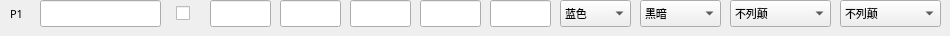
          <widget class="QWidget" name="widget_P1" native="true">
           <property name="sizePolicy">
            <sizepolicy hsizetype="Preferred" vsizetype="Fixed">
             <horstretch>0</horstretch>
             <verstretch>0</verstretch>
            </sizepolicy>
           </property>
           <property name="minimumSize">
            <size>
             <width>0</width>
             <height>30</height>
            </size>
           </property>
           <widget class="QCheckBox" name="check_P1_IsHuman">
            <property name="geometry">
             <rect>
              <x>176</x>
              <y>2</y>
              <width>21</width>
              <height>22</height>
             </rect>
            </property>
            <property name="font">
             <font>
              <family>微软雅黑</family>
              <pointsize>8</pointsize>
             </font>
            </property>
            <property name="text">
             <string/>
            </property>
           </widget>
           <widget class="QComboBox" name="combo_P1_StartAge">
            <property name="geometry">
             <rect>
              <x>640</x>
              <y>0</y>
              <width>81</width>
              <height>27</height>
             </rect>
            </property>
            <property name="font">
             <font>
              <family>微软雅黑</family>
              <pointsize>8</pointsize>
             </font>
            </property>
            <property name="currentIndex">
             <number>0</number>
            </property>
            <item>
             <property name="text">
              <string>黑暗</string>
             </property>
            </item>
            <item>
             <property name="text">
              <string>封建</string>
             </property>
            </item>
            <item>
             <property name="text">
              <string>城堡</string>
             </property>
            </item>
            <item>
             <property name="text">
              <string>帝王</string>
             </property>
            </item>
            <item>
             <property name="text">
              <string>后帝王</string>
             </property>
            </item>
           </widget>
           <widget class="QComboBox" name="combo_P1_Color">
            <property name="geometry">
             <rect>
              <x>560</x>
              <y>0</y>
              <width>71</width>
              <height>27</height>
             </rect>
            </property>
            <property name="font">
             <font>
              <family>微软雅黑</family>
              <pointsize>8</pointsize>
             </font>
            </property>
            <item>
             <property name="text">
              <string>蓝色</string>
             </property>
            </item>
            <item>
             <property name="text">
              <string>红色</string>
             </property>
            </item>
            <item>
             <property name="text">
              <string>绿色</string>
             </property>
            </item>
            <item>
             <property name="text">
              <string>黄色</string>
             </property>
            </item>
            <item>
             <property name="text">
              <string>青色</string>
             </property>
            </item>
            <item>
             <property name="text">
              <string>紫色</string>
             </property>
            </item>
            <item>
             <property name="text">
              <string>灰色</string>
             </property>
            </item>
            <item>
             <property name="text">
              <string>橙色</string>
             </property>
            </item>
           </widget>
           <widget class="QLineEdit" name="edit_P1_Stone">
            <property name="geometry">
             <rect>
              <x>420</x>
              <y>0</y>
              <width>61</width>
              <height>27</height>
             </rect>
            </property>
            <property name="font">
             <font>
              <family>微软雅黑</family>
              <pointsize>8</pointsize>
             </font>
            </property>
            <property name="text">
             <string/>
            </property>
           </widget>
           <widget class="QLineEdit" name="edit_P1_Food">
            <property name="geometry">
             <rect>
              <x>210</x>
              <y>0</y>
              <width>61</width>
              <height>27</height>
             </rect>
            </property>
            <property name="font">
             <font>
              <family>微软雅黑</family>
              <pointsize>8</pointsize>
             </font>
            </property>
            <property name="text">
             <string/>
            </property>
           </widget>
           <widget class="QLineEdit" name="edit_P1_PopLimit">
            <property name="geometry">
             <rect>
              <x>490</x>
              <y>0</y>
              <width>61</width>
              <height>27</height>
             </rect>
            </property>
            <property name="font">
             <font>
              <family>微软雅黑</family>
              <pointsize>8</pointsize>
             </font>
            </property>
            <property name="text">
             <string/>
            </property>
           </widget>
           <widget class="QLineEdit" name="edit_P1_Wood">
            <property name="geometry">
             <rect>
              <x>280</x>
              <y>0</y>
              <width>61</width>
              <height>27</height>
             </rect>
            </property>
            <property name="font">
             <font>
              <family>微软雅黑</family>
              <pointsize>8</pointsize>
             </font>
            </property>
            <property name="text">
             <string/>
            </property>
           </widget>
           <widget class="QLineEdit" name="edit_P1_Name">
            <property name="geometry">
             <rect>
              <x>40</x>
              <y>0</y>
              <width>121</width>
              <height>27</height>
             </rect>
            </property>
            <property name="font">
             <font>
              <family>微软雅黑</family>
              <pointsize>8</pointsize>
             </font>
            </property>
            <property name="text">
             <string/>
            </property>
           </widget>
           <widget class="QLabel" name="label_P1">
            <property name="geometry">
             <rect>
              <x>10</x>
              <y>0</y>
              <width>26</width>
              <height>27</height>
             </rect>
            </property>
            <property name="font">
             <font>
              <family>微软雅黑</family>
              <pointsize>8</pointsize>
             </font>
            </property>
            <property name="text">
             <string>P1</string>
            </property>
           </widget>
           <widget class="QComboBox" name="combo_P1_Civ">
            <property name="geometry">
             <rect>
              <x>730</x>
              <y>0</y>
              <width>101</width>
              <height>27</height>
             </rect>
            </property>
            <property name="font">
             <font>
              <family>微软雅黑</family>
              <pointsize>8</pointsize>
             </font>
            </property>
            <item>
             <property name="text">
              <string>不列颠</string>
             </property>
            </item>
            <item>
             <property name="text">
              <string>法兰克</string>
             </property>
            </item>
            <item>
             <property name="text">
              <string>哥特</string>
             </property>
            </item>
            <item>
             <property name="text">
              <string>条顿</string>
             </property>
            </item>
            <item>
             <property name="text">
              <string>日本</string>
             </property>
            </item>
            <item>
             <property name="text">
              <string>中国</string>
             </property>
            </item>
            <item>
             <property name="text">
              <string>拜占庭</string>
             </property>
            </item>
            <item>
             <property name="text">
              <string>波斯</string>
             </property>
            </item>
            <item>
             <property name="text">
              <string>萨拉森</string>
             </property>
            </item>
            <item>
             <property name="text">
              <string>土耳其</string>
             </property>
            </item>
            <item>
             <property name="text">
              <string>维京</string>
             </property>
            </item>
            <item>
             <property name="text">
              <string>蒙古</string>
             </property>
            </item>
            <item>
             <property name="text">
              <string>凯尔特</string>
             </property>
            </item>
            <item>
             <property name="text">
              <string>西班牙</string>
             </property>
            </item>
            <item>
             <property name="text">
              <string>阿兹特克</string>
             </property>
            </item>
            <item>
             <property name="text">
              <string>玛雅</string>
             </property>
            </item>
            <item>
             <property name="text">
              <string>匈奴</string>
             </property>
            </item>
            <item>
             <property name="text">
              <string>高丽</string>
             </property>
            </item>
            <item>
             <property name="text">
              <string>意大利</string>
             </property>
            </item>
            <item>
             <property name="text">
              <string>印度</string>
             </property>
            </item>
            <item>
             <property name="text">
              <string>印加</string>
             </property>
            </item>
            <item>
             <property name="text">
              <string>马扎尔</string>
             </property>
            </item>
            <item>
             <property name="text">
              <string>斯拉夫</string>
             </property>
            </item>
            <item>
             <property name="text">
              <string>葡萄牙</string>
             </property>
            </item>
            <item>
             <property name="text">
              <string>埃塞俄比亚</string>
             </property>
            </item>
            <item>
             <property name="text">
              <string>马里</string>
             </property>
            </item>
            <item>
             <property name="text">
              <string>柏柏尔</string>
             </property>
            </item>
            <item>
             <property name="text">
              <string>高棉</string>
             </property>
            </item>
            <item>
             <property name="text">
              <string>马来</string>
             </property>
            </item>
            <item>
             <property name="text">
              <string>缅甸</string>
             </property>
            </item>
            <item>
             <property name="text">
              <string>越南</string>
             </property>
            </item>
            <item>
             <property name="text">
              <string>保加利亚</string>
             </property>
            </item>
            <item>
             <property name="text">
              <string>鞑靼</string>
             </property>
            </item>
            <item>
             <property name="text">
              <string>库曼</string>
             </property>
            </item>
            <item>
             <property name="text">
              <string>立陶宛</string>
             </property>
            </item>
            <item>
             <property name="text">
              <string>勃艮第</string>
             </property>
            </item>
            <item>
             <property name="text">
              <string>西西里</string>
             </property>
            </item>
           </widget>
           <widget class="QLineEdit" name="edit_P1_Gold">
            <property name="geometry">
             <rect>
              <x>350</x>
              <y>0</y>
              <width>61</width>
              <height>27</height>
             </rect>
            </property>
            <property name="font">
             <font>
              <family>微软雅黑</family>
              <pointsize>8</pointsize>
             </font>
            </property>
            <property name="text">
             <string/>
            </property>
           </widget>
           <widget class="QComboBox" name="combo_P1_CivGraphic">
            <property name="geometry">
             <rect>
              <x>840</x>
              <y>0</y>
              <width>101</width>
              <height>27</height>
             </rect>
            </property>
            <property name="font">
             <font>
              <family>微软雅黑</family>
              <pointsize>8</pointsize>
             </font>
            </property>
            <item>
             <property name="text">
              <string>不列颠</string>
             </property>
            </item>
            <item>
             <property name="text">
              <string>法兰克</string>
             </property>
            </item>
            <item>
             <property name="text">
              <string>哥特</string>
             </property>
            </item>
            <item>
             <property name="text">
              <string>条顿</string>
             </property>
            </item>
            <item>
             <property name="text">
              <string>日本</string>
             </property>
            </item>
            <item>
             <property name="text">
              <string>中国</string>
             </property>
            </item>
            <item>
             <property name="text">
              <string>拜占庭</string>
             </property>
            </item>
            <item>
             <property name="text">
              <string>波斯</string>
             </property>
            </item>
            <item>
             <property name="text">
              <string>萨拉森</string>
             </property>
            </item>
            <item>
             <property name="text">
              <string>土耳其</string>
             </property>
            </item>
            <item>
             <property name="text">
              <string>维京</string>
             </property>
            </item>
            <item>
             <property name="text">
              <string>蒙古</string>
             </property>
            </item>
            <item>
             <property name="text">
              <string>凯尔特</string>
             </property>
            </item>
            <item>
             <property name="text">
              <string>西班牙</string>
             </property>
            </item>
            <item>
             <property name="text">
              <string>阿兹特克</string>
             </property>
            </item>
            <item>
             <property name="text">
              <string>玛雅</string>
             </property>
            </item>
            <item>
             <property name="text">
              <string>匈奴</string>
             </property>
            </item>
            <item>
             <property name="text">
              <string>高丽</string>
             </property>
            </item>
            <item>
             <property name="text">
              <string>意大利</string>
             </property>
            </item>
            <item>
             <property name="text">
              <string>印度</string>
             </property>
            </item>
            <item>
             <property name="text">
              <string>印加</string>
             </property>
            </item>
            <item>
             <property name="text">
              <string>马扎尔</string>
             </property>
            </item>
            <item>
             <property name="text">
              <string>斯拉夫</string>
             </property>
            </item>
            <item>
             <property name="text">
              <string>葡萄牙</string>
             </property>
            </item>
            <item>
             <property name="text">
              <string>埃塞俄比亚</string>
             </property>
            </item>
            <item>
             <property name="text">
              <string>马里</string>
             </property>
            </item>
            <item>
             <property name="text">
              <string>柏柏尔</string>
             </property>
            </item>
            <item>
             <property name="text">
              <string>高棉</string>
             </property>
            </item>
            <item>
             <property name="text">
              <string>马来</string>
             </property>
            </item>
            <item>
             <property name="text">
              <string>缅甸</string>
             </property>
            </item>
            <item>
             <property name="text">
              <string>越南</string>
             </property>
            </item>
            <item>
             <property name="text">
              <string>保加利亚</string>
             </property>
            </item>
            <item>
             <property name="text">
              <string>鞑靼</string>
             </property>
            </item>
            <item>
             <property name="text">
              <string>库曼</string>
             </property>
            </item>
            <item>
             <property name="text">
              <string>立陶宛</string>
             </property>
            </item>
            <item>
             <property name="text">
              <string>勃艮第</string>
             </property>
            </item>
            <item>
             <property name="text">
              <string>西西里</string>
             </property>
            </item>
           </widget>
          </widget>
